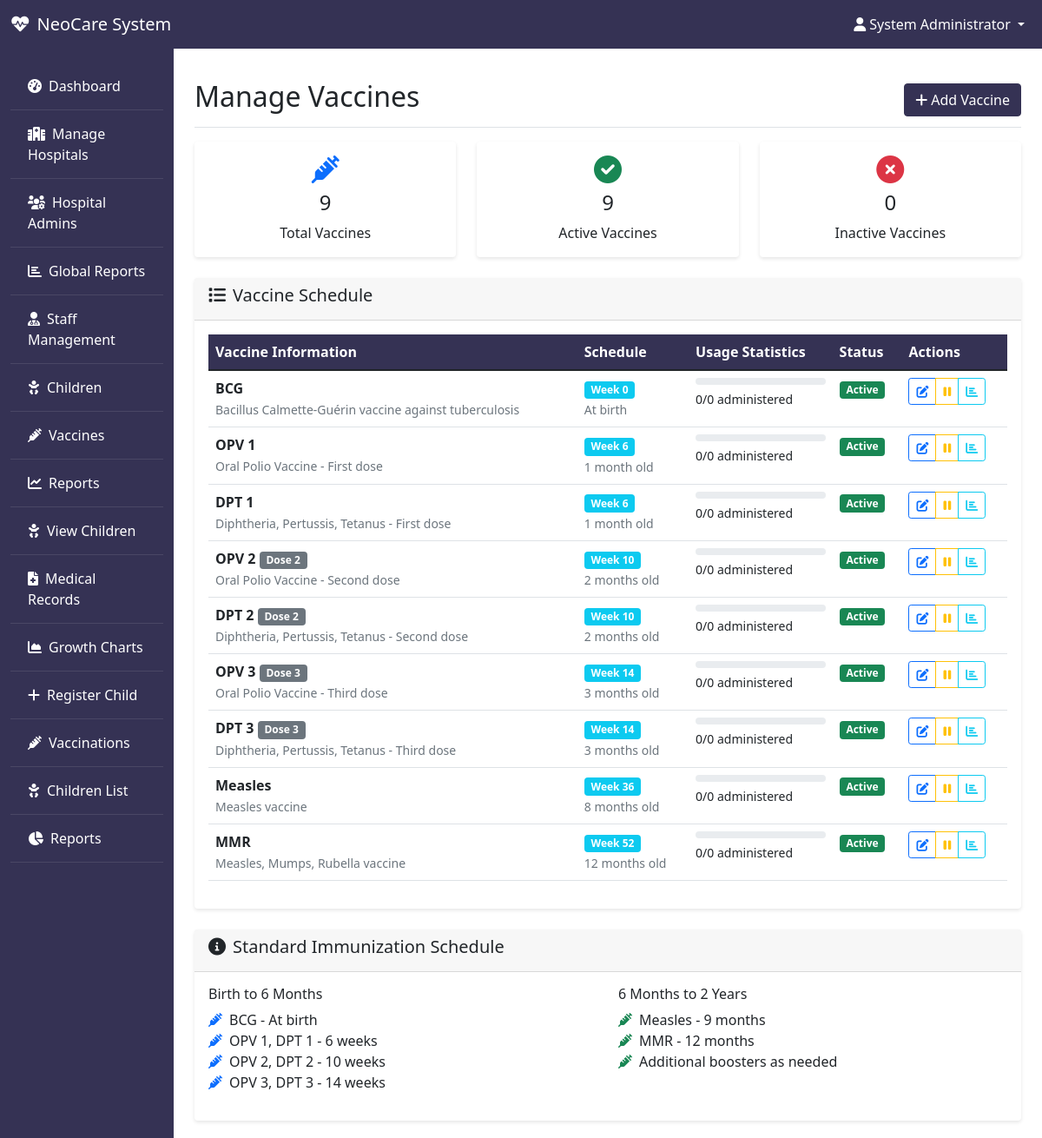
/admin/vaccines.php (signed in), run on the app's committed database.
### tables this page shows
CREATE TABLE IF NOT EXISTS `users` (
  `user_id` int NOT NULL AUTO_INCREMENT,
  `hospital_id` int DEFAULT NULL,
  `username` varchar(100) NOT NULL,
  `password` varchar(255) NOT NULL,
  `full_name` varchar(255) NOT NULL,
  `email` varchar(100) DEFAULT NULL,
  `phone` varchar(20) DEFAULT NULL,
  `role` enum('super_admin','hospital_admin','doctor','nurse') NOT NULL,
  `is_active` tinyint(1) DEFAULT '1',
  `created_at` timestamp NULL DEFAULT CURRENT_TIMESTAMP,
  `updated_at` timestamp NULL DEFAULT CURRENT_TIMESTAMP ON UPDATE CURRENT_TIMESTAMP,
  PRIMARY KEY (`user_id`),
  UNIQUE KEY `username` (`username`),
  KEY `hospital_id` (`hospital_id`)
);

CREATE TABLE IF NOT EXISTS `vaccines` (
  `vaccine_id` int NOT NULL AUTO_INCREMENT,
  `vaccine_name` varchar(255) NOT NULL,
  `description` text,
  `child_age_weeks` int NOT NULL,
  `dose_number` int DEFAULT '1',
  `is_active` tinyint(1) DEFAULT '1',
  `created_at` timestamp NULL DEFAULT CURRENT_TIMESTAMP,
  PRIMARY KEY (`vaccine_id`)
);

### admin/vaccines.php (the view, shortened to what the rows shown need)
<?php
require_once '../includes/header.php';
$database = new Database();
$db = $database->getConnection();
$vaccines_query = "SELECT v.*,
                   COUNT(vs.schedule_id) as total_scheduled,
                   SUM(CASE WHEN vs.status = 'completed' THEN 1 ELSE 0 END) as total_administered,
                   SUM(CASE WHEN vs.status = 'pending' AND vs.scheduled_date < CURDATE() THEN 1 ELSE 0 END) as overdue_count
                   FROM vaccines v
                   LEFT JOIN vaccination_schedule vs ON v.vaccine_id = vs.vaccine_id
                   GROUP BY v.vaccine_id
                   ORDER BY v.child_age_weeks, v.dose_number";
$vaccines_stmt = $db->prepare($vaccines_query);
$vaccines_stmt->execute();
$vaccines = $vaccines_stmt->fetchAll(PDO::FETCH_ASSOC);
?>
<div class="d-flex justify-content-between flex-wrap flex-md-nowrap align-items-center pt-3 pb-2 mb-3 border-bottom">
    <h1 class="h2">Manage Vaccines</h1>
</div>
<div class="card">
    <div class="card-body">
        <div class="table-responsive">
            <table class="table table-hover">
                <thead>
                    <tr>
                        <th>Vaccine Information</th>
                        <th>Schedule</th>
                        <th>Usage Statistics</th>
                        <th>Status</th>
                        <th>Actions</th>
                    </tr>
                </thead>
                <tbody>
                    <?php foreach ($vaccines as $vaccine): ?>
                    <tr>
                        <td>
                            <div>
                                <strong><?php echo htmlspecialchars($vaccine['vaccine_name']); ?></strong>
                                <?php if ($vaccine['dose_number'] > 1): ?>
                                    <span class="badge bg-secondary">Dose <?php echo $vaccine['dose_number']; ?></span>
                                <?php endif; ?>
                                <br>
                                <small class="text-muted"><?php echo htmlspecialchars($vaccine['description']); ?></small>
                            </div>
                        </td>
                        <td>
                            <span class="badge bg-info">Week <?php echo $vaccine['child_age_weeks']; ?></span><br>
                            <small class="text-muted">
                                <?php
                                if ($vaccine['child_age_weeks'] == 0) {
                                    echo 'At birth';
                                } elseif ($vaccine['child_age_weeks'] < 4) {
                                    echo $vaccine['child_age_weeks'] . ' weeks old';
                                } else {
                                    $months = round($vaccine['child_age_weeks'] / 4.33);
                                    echo $months . ' month' . ($months > 1 ? 's' : '') . ' old';
                                }
                                ?>
                            </small>
                        </td>
                        <td>
                            <div class="progress mb-1" style="height: 8px;">
                            </div>
                            <small>
                                <?php echo $vaccine['total_administered']; ?>/<?php echo $vaccine['total_scheduled']; ?> administered
                            </small>
                        </td>
                        <td>
                            <span class="badge bg-<?php echo $vaccine['is_active'] ? 'success' : 'danger'; ?>">
                                <?php echo $vaccine['is_active'] ? 'Active' : 'Inactive'; ?>
                            </span>
                        </td>
                        <td>
                            <div class="btn-group btn-group-sm" role="group">
                                <button class="btn btn-outline-primary" onclick="editVaccine(<?php echo htmlspecialchars(json_encode($vaccine)); ?>)">
                                    <i class="fas fa-edit"></i>
                                </button>
                                <button class="btn btn-outline-<?php echo $vaccine['is_active'] ? 'warning' : 'success'; ?>"
                                        onclick="toggleVaccineStatus(<?php echo $vaccine['vaccine_id']; ?>)">
                                    <i class="fas fa-<?php echo $vaccine['is_active'] ? 'pause' : 'play'; ?>"></i>
                                </button>
                                <button class="btn btn-outline-info" onclick="viewVaccineStats(<?php echo $vaccine['vaccine_id']; ?>)">
                                    <i class="fas fa-chart-bar"></i>
                                </button>
                            </div>
                        </td>
                    </tr>
                    <?php endforeach; ?>
                </tbody>
            </table>
        </div>
    </div>
</div>
<?php
require_once '../includes/footer.php';
?>

### includes/header.php (shortened to what the rows shown need)
<?php
require_once __DIR__ . '/../includes/session.php';
$current_user = $session->getCurrentUser();
$current_child = $session->getCurrentChild();
$is_parent = isset($_SESSION['is_parent']) && $_SESSION['is_parent'];
?>
<!DOCTYPE html>
<html lang="en">
<head>
    <link href="https://cdnjs.cloudflare.com/ajax/libs/bootstrap/5.1.3/css/bootstrap.min.css" rel="stylesheet">
    <link href="https://cdnjs.cloudflare.com/ajax/libs/font-awesome/6.0.0/css/all.min.css" rel="stylesheet">
    <link href="https://cdnjs.cloudflare.com/ajax/libs/Chart.js/3.9.1/chart.min.css" rel="stylesheet">
</head>
<body>
    <nav class="navbar navbar-expand-lg navbar-dark">
        <div class="container-fluid">
            <div class="collapse navbar-collapse" id="navbarNav">
                <ul class="navbar-nav ms-auto">
                    <?php if ($is_parent): ?>
                        <li class="nav-item dropdown">
                            <a class="nav-link dropdown-toggle" href="#" id="navbarDropdown" role="button" data-bs-toggle="dropdown">
                                <i class="fas fa-user me-1"></i><?php echo htmlspecialchars($current_child['parent_name']); ?>
                            </a>
                            <ul class="dropdown-menu">
                                <li><a class="dropdown-item" href="../parent/profile.php"><i class="fas fa-user me-2"></i>Child Profile</a></li>
                                <li><hr class="dropdown-divider"></li>
                                <li><a class="dropdown-item" href="../logout.php"><i class="fas fa-sign-out-alt me-2"></i>Logout</a></li>
                            </ul>
                        </li>
                    <?php else: ?>
                        <li class="nav-item dropdown">
                            <a class="nav-link dropdown-toggle" href="#" id="navbarDropdown" role="button" data-bs-toggle="dropdown">
                                <i class="fas fa-user me-1"></i><?php echo htmlspecialchars($current_user['full_name']); ?>
                            </a>
                        </li>
                    <?php endif; ?>
                </ul>
            </div>
        </div>
    </nav>
    <div class="container-fluid">
        <div class="row">
            <main class="col-md-9 ms-sm-auto col-lg-10 px-md-4 main-content">

### data on the page
users: full_name "System Administrator"
vaccines: vaccine_name "BCG", description "Bacillus Calmette-Guérin vaccine against tuberculosis", child_age_weeks "0", shows "At birth", total_administered "0", total_scheduled "0", is_active "Active"
vaccines: vaccine_name "OPV 1", description "Oral Polio Vaccine - First dose", child_age_weeks "6", child_age_weeks "1", total_administered "0", total_scheduled "0", is_active "Active"
vaccines: vaccine_name "DPT 1", description "Diphtheria, Pertussis, Tetanus - First dose", child_age_weeks "6", child_age_weeks "1", total_administered "0", total_scheduled "0", is_active "Active"
vaccines: vaccine_name "OPV 2", dose_number "2", description "Oral Polio Vaccine - Second dose", child_age_weeks "10", child_age_weeks "2", total_administered "0", total_scheduled "0", is_active "Active"
vaccines: vaccine_name "DPT 2", dose_number "2", description "Diphtheria, Pertussis, Tetanus - Second dose", child_age_weeks "10", child_age_weeks "2", total_administered "0", total_scheduled "0", is_active "Active"
vaccines: vaccine_name "OPV 3", dose_number "3", description "Oral Polio Vaccine - Third dose", child_age_weeks "14", child_age_weeks "3", total_administered "0", total_scheduled "0", is_active "Active"
vaccines: vaccine_name "DPT 3", dose_number "3", description "Diphtheria, Pertussis, Tetanus - Third dose", child_age_weeks "14", child_age_weeks "3", total_administered "0", total_scheduled "0", is_active "Active"
vaccines: vaccine_name "Measles", description "Measles vaccine", child_age_weeks "36", child_age_weeks "8", total_administered "0", total_scheduled "0", is_active "Active"
vaccines: vaccine_name "MMR", description "Measles, Mumps, Rubella vaccine", child_age_weeks "52", child_age_weeks "12", total_administered "0", total_scheduled "0", is_active "Active"

### other printed values
$stats['total_vaccines'] "9"
$stats['active_vaccines'] "9"
$stats['inactive_vaccines'] "0"
